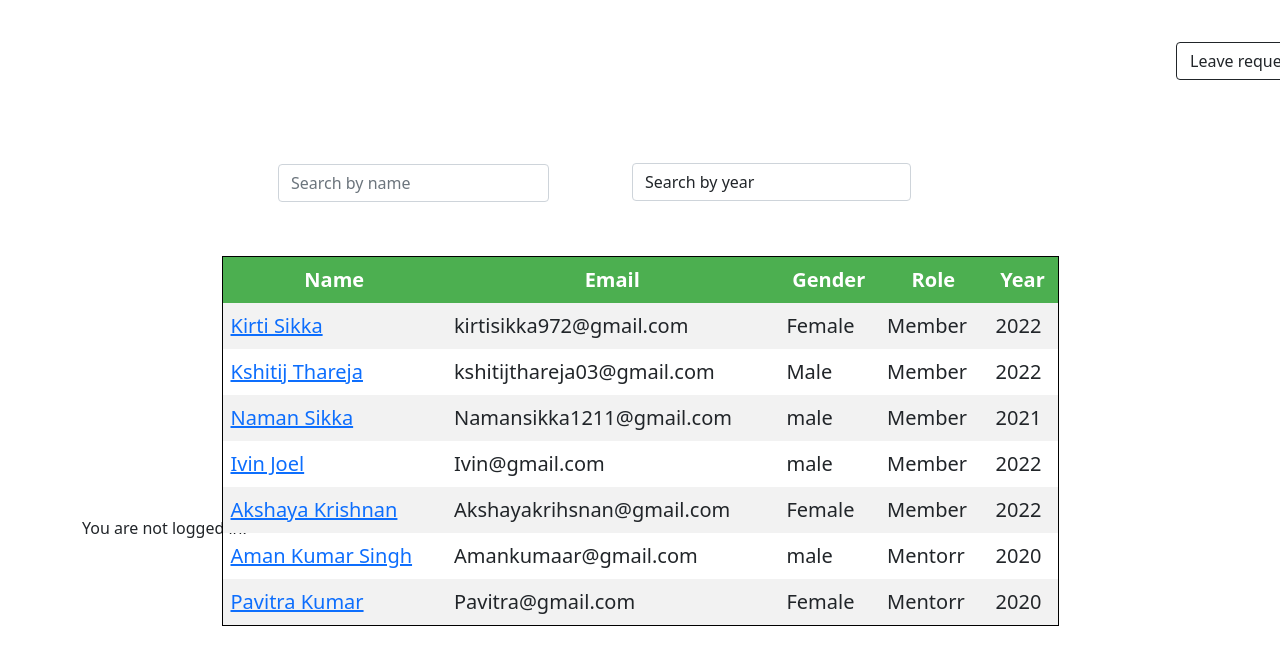
Before: /lms/ with the older database file.
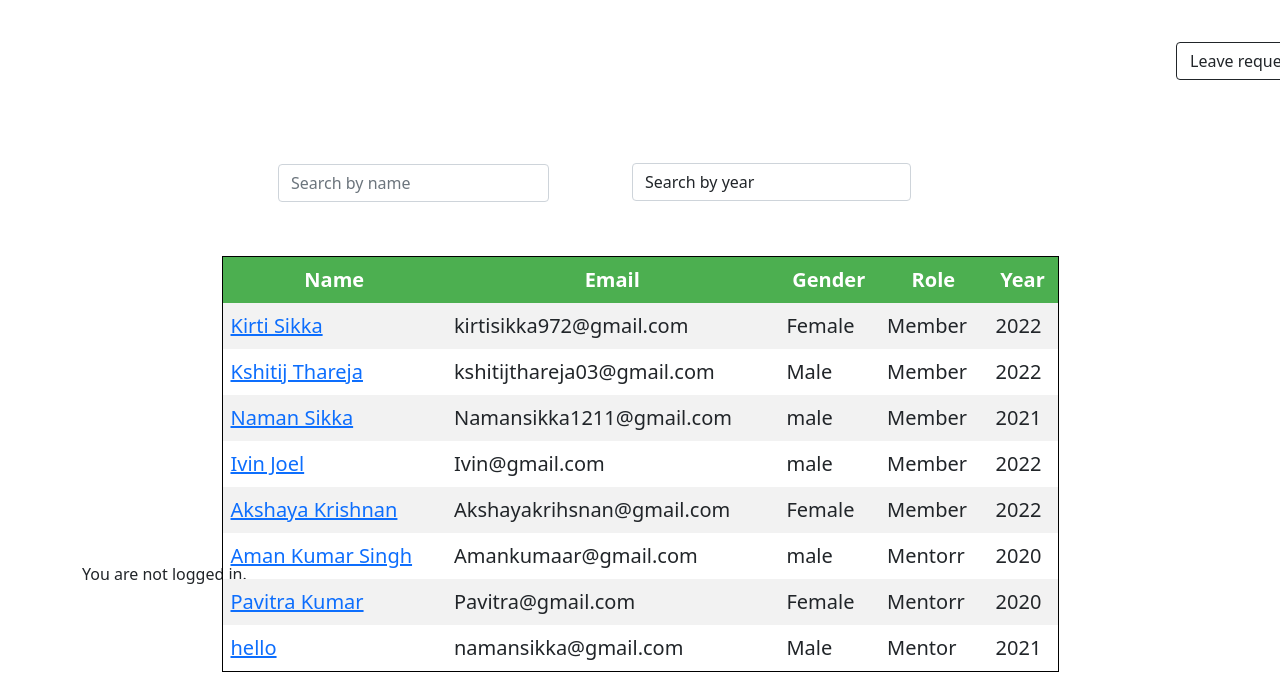
After: the same page with the newer database file.
### lms/models.py (models this page shows, shortened)
class Members(models.Model):
    username = models.CharField(max_length=100)
    first_name = models.CharField(max_length=50)
    gender=models.CharField(max_length=50)
    status = models.CharField(max_length=100)
    email = models.EmailField()
    year = models.IntegerField()
    mentee = models.CharField(max_length=100)
    mentor = models.CharField(max_length=100)
    mentoremail=models.CharField(max_length=100)
    image=models.ImageField(upload_to='profile_image', blank=True)

### lms/views.py (the view)
# urls.py: path('', views.members_list, name='members'),
def members_list(request):
    members = Members.objects.all()
    return render(request, 'dashboard/members_list.html', {'members': members})

### lms/templates/dashboard/members_list.html (shortened to what this page needs)
{% load static %}
<!DOCTYPE html>
<html lang="en">
<head>
    <link rel="stylesheet" href="{% static 'css/style.css' %}">
    <link rel="stylesheet" href="https://cdn.jsdelivr.net/npm/bootstrap@5.1.3/dist/css/bootstrap.min.css">
</head>
<body>
    <div class="container">
        <div>
            <br/>
            <form>
               <div class="form-group mx-sm-3 mb-2">
                <input name="search" type="" class="form-control w-25" id="myInput" onkeyup="myFunction()" placeholder="Search by name">
                </div>
           </form>
           <a href="leave">
           <button type="button" id="req" class="btn btn-outline-dark">Leave request</button>
           </a>
                <br/>
                <div class="form-group">
                    <select class="form-control w-25" id="batch" onchange="filterByYear()">
                      <option>Search by year</option>
                    </select>
                  </div>
                <table id="myTable" border="1">
                    <tr>
                        <th>Name</th>
                        <th>Email</th>
                        <th>Gender</th>
                        <th>Role</th>
                        <th>Year</th>
                    </tr>
                {% for detail in members %}
                <tr>
                    <td><a href="user/{{ detail.id }}">{{ detail.first_name }}</a></td>
                    <td>{{ detail.email}}</td>
                    <td>{{ detail.gender}}</td>
                    <td>{{ detail.status}}</td>
                    <td>{{ detail.year}}</td>
                </tr>
            {% endfor %}
            </table>
            {% if user.is_authenticated %}
            <div class="login-info">
            <p>Welcome {{ user.username }}</p>
            {% else %}
                <p>You are not logged in.</p>
            {% endif %}
        </div>
        </div>
</body>
</html>

Changed rows visible on the page:
added Members: first_name "hello", email "namansikka@gmail.com", gender "Male", status "Mentor", year "2021"
